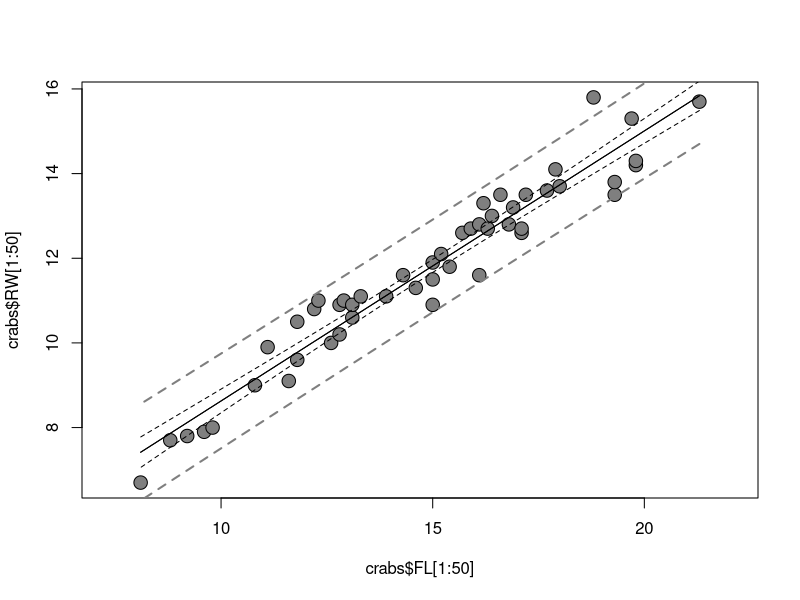

Generate this figure with R:
setwd("//media//kswada//MyFiles//R//crabs")

packages <- c("dplyr")
purrr::walk(packages, library, character.only = TRUE, warn.conflicts = FALSE)



# ------------------------------------------------------------------------------
# data:  crabs
# ------------------------------------------------------------------------------

data("crabs", package = "MASS")


str(crabs)


car::some(crabs)



# ------------------------------------------------------------------------------
# Confidence interval and prediction interval
# ------------------------------------------------------------------------------

x <- crabs$FL[1:50]

new <- data.frame(x = seq(max(crabs$FL[1:50]), min(crabs$FL[1:50]), length =50))

pred.int <- predict(lm(crabs$RW[1:50] ~ x), new, interval = "confidence")

pred.fit <- predict(lm(crabs$RW[1:50] ~ x), new, interval = "prediction")

plot(crabs$FL[1:50], crabs$RW[1:50], pch = 21, cex = 1.8, bg = "grey50", asp = 1)

matplot(new$x, cbind(pred.int), lty = c(1,2,2), type = "l", col = 1, add = T)

matplot(new$x, cbind(pred.fit), lwd = c(1,2,2), lty = c(1,2,2), col = c("black", rep("grey50", 2)), type = "l", add = T)




